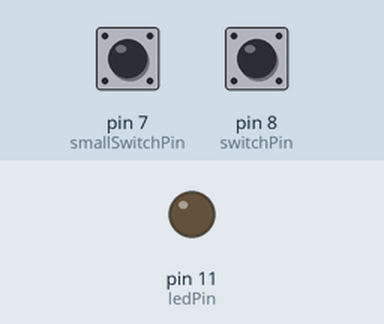
The sketch below on a simulated Arduino Uno, built with avr-gcc and run on an emulated ATmega328P. Shown: output pins drawn as LEDs (lit = HIGH). The test bench sets the inputs (shaded band); at power-on: pin 8 (switchPin) LOW, pin 7 (smallSwitchPin) LOW.

Above: at 1.2 s.
1.3 s: pin 8 (switchPin) pulled HIGH for 0.15 s
At 2.5 s:
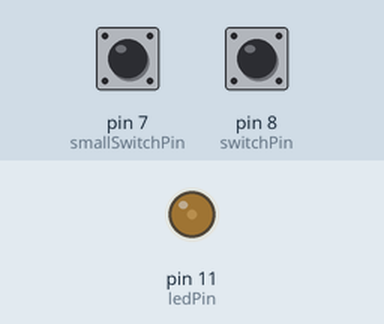
2.9 s: pin 8 (switchPin) pulled HIGH for 1 s
At 3.8 s:
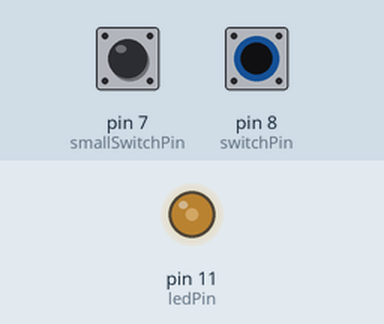
5.4 s: pin 8 (switchPin) pulled HIGH for 0.15 s
At 5.7 s:
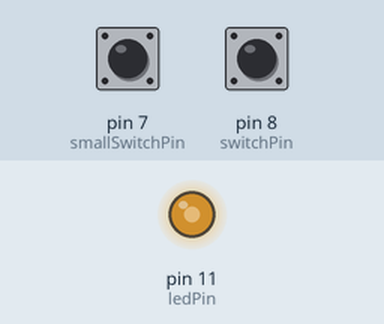
7.0 s: pin 8 (switchPin) pulled HIGH for 3.2 s
At 8.1 s:
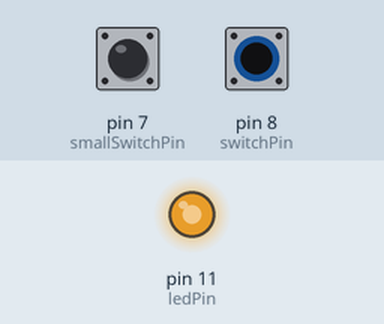
11.7 s: pin 7 (smallSwitchPin) pulled HIGH for 0.15 s
At 12.9 s:
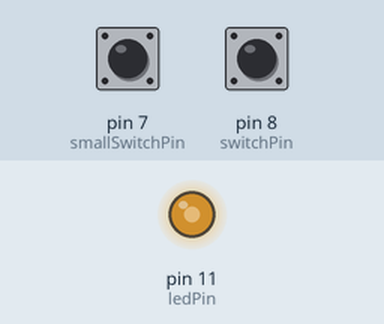
13.3 s: pin 7 (smallSwitchPin) pulled HIGH for 1 s
At 14.1 s:
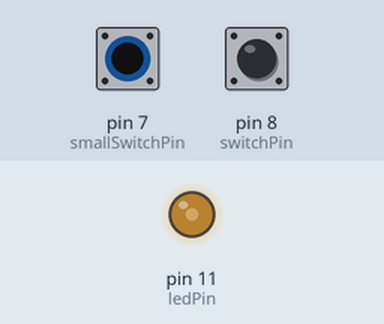
Timing chart, 0 to 16.3 s (numbered marks = the images above; inputs shaded):
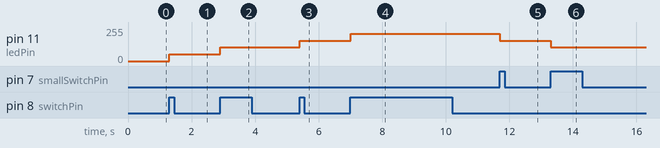

The sketch:

LedPWM.ino
```cpp
#define ledPin 11
#define switchPin 8
#define smallSwitchPin 7

int lastButton = LOW;
int currentButton = LOW;
int ledLevel = 0;

void setup()
{
  Serial.begin(9600);
  pinMode(switchPin, INPUT);
  pinMode(smallSwitchPin, INPUT);
  pinMode(ledPin, OUTPUT);
}

void loop()
{
  currentButton = Check(lastButton);

  switch(currentButton)
  {
    case 1:
    {
      if(lastButton != 1) ledLevel += 51;
      break;
    }
    case 2:
    {
      if(lastButton != 2) ledLevel -= 51;
      break;
    }
  }

  lastButton = currentButton;

  if(ledLevel > 255) ledLevel = 255;
  if(ledLevel < 0) ledLevel = 0;

  analogWrite(ledPin, ledLevel);
}

int Check(int lastButton)
{
  if(digitalRead(switchPin) == HIGH)
  {
    delay(5);
    if(digitalRead(switchPin) == HIGH && lastButton != 1) return 1;
  }
  else if(digitalRead(smallSwitchPin) == HIGH)
  {
    delay(5);
    if(digitalRead(smallSwitchPin) == HIGH && lastButton != 2) return 2;
  }
  else
  {
    return 0;
  }
}
```

Measured:
- after the input at 1.3 s, pin 11 (ledPin): 0/255 → 51/255 at once
- after the input at 2.9 s, pin 11 (ledPin): 51/255 → 102/255 at once
- after the input at 5.4 s, pin 11 (ledPin): 102/255 → 153/255 at once
- after the input at 7.0 s, pin 11 (ledPin): 153/255 → 204/255 at once
- after the input at 11.7 s, pin 11 (ledPin): 204/255 → 153/255 at once
- after the input at 13.3 s, pin 11 (ledPin): 153/255 → 102/255 at once
